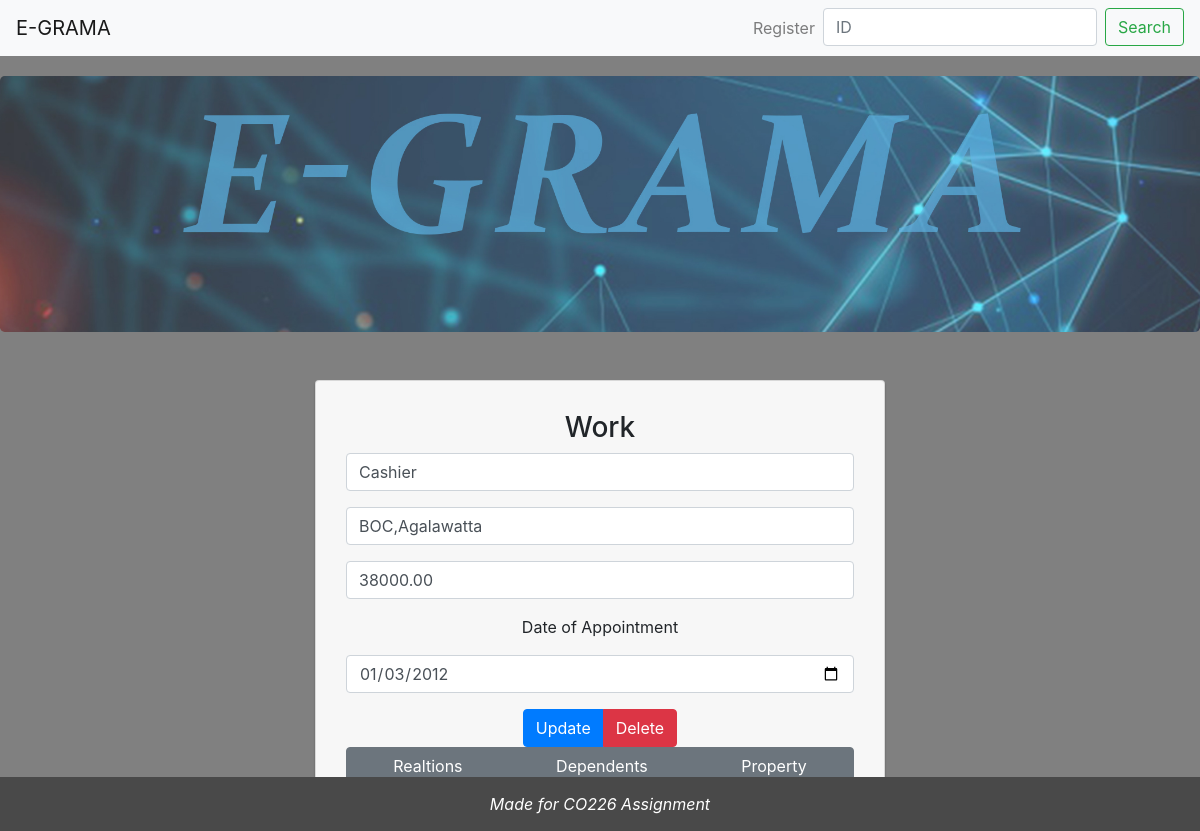
Page /work.php?id=882456361V on the committed database.
### tables this page shows
CREATE TABLE `tbl_works` (
  `ID` char(12) NOT NULL,
  `POST` varchar(10) NOT NULL,
  `ADDRESS` varchar(40) NOT NULL,
  `SALARY` decimal(10,2) NOT NULL,
  `DOA` date NOT NULL COMMENT 'Date of appointment',
  PRIMARY KEY (`ID`(5)),
  KEY `tbl_works_ibfk_1` (`ID`),
  CONSTRAINT `tbl_works_ibfk_1` FOREIGN KEY (`ID`) REFERENCES `tbl_person` (`ID`) ON DELETE CASCADE ON UPDATE CASCADE
);

### processWork.php (called while the page is built, shortened)
<?php require_once 'connection.php'; ?>
<?php
    if(isset($_GET['id'])){
        $id = $_GET['id'];
        $result = $mysqli->query("SELECT * FROM tbl_works WHERE id='$id'") or die($mysqli->error);
        if(mysqli_num_rows($result) == 1)
        {
            $row = $result->fetch_array();
            $update = true ;
            $post = $row['POST'];
            $salary = $row['SALARY'];
            $address = $row['ADDRESS'];
            $doa =  $row['DOA'];
        }
    }
?>

### work.php (the view, shortened to what this page needs)
<!DOCTYPE html>
<html lang="en">
<head>
    <link rel="stylesheet" href="./src/css/bootstrap.min.css">
    <link rel="stylesheet" href="./src/css/style.css">
</head>
<body>
    <nav class="navbar navbar-expand-lg navbar-light bg-light">
        <a class="navbar-brand" href="index.php">E-GRAMA</a>
        <div class="collapse navbar-collapse text-right" id="navbarSupportedContent">
          <ul class="navbar-nav  ml-auto">
            <li class="nav-item ">
            <a class="nav-link " href="person.php?add=new">Register</a>
            </li>
            <li class="nav-item">
                <form action="person.php" method="GET" class="form-inline">
                <input class="form-control mr-sm-2" name="edit" type="search" placeholder="ID" aria-label="Search">
                <button class="btn btn-outline-success my-2 my-sm-0" type="submit" >Search</button>
                </form>
            </li>
          </ul>
        </div>
      </nav>
    <div class="img-responsive jumbotron">
    </div>
    <div class="container-fluid">
        <div class="row mt-5">
            <div class="col-md-6 m-auto">
                <div class="card card-body text-center form">
                    <?php require_once 'processWork.php'; ?>
                    <form action="processWork.php" method="post">
                        <h3 class="text-center">Work</h3>
                        <div class="form-group">
                            <input type="text" name="post" value="<?php echo $post; ?>" class="form-control" placeholder="Position" required="required" maxlength="10">
                        </div>
                        <div class="form-group">
                            <input type="text" name="address" value="<?php echo $address; ?>" class="form-control" placeholder="Address" required="required" maxlength="40">
                        </div>
                        <div class="form-group">
                        <input type="number" step=0.01 name="salary" value="<?php echo $salary; ?>" class="form-control" placeholder="Salary in LKR" required="required" maxlength="">
                        </div>
                        <p class="birth">Date of Appointment</p>
                        <div class="form-group">
                        <input type="date" name="doa" value="<?php echo $doa; ?>" class="form-control" placeholder="Date of Appointment" required="required maxlength="">
                        </div>
                        <div class="btn-group" role="group" aria-label="Basic example">
                            <?php if($update == true) : ?>
                            <button type="submit" class="btn btn-md btn-primary btn-block" name="update">Update</button>
                            <a href="processWork.php?delete=<?php echo $id; ?>" class="btn btn-danger">Delete</a>
                            <?php
                            else: ?>
                            <button type="submit" class="btn btn-md btn-primary btn-block" name="save">Add</button>
                            <?php
                            endif; ?>
                        </div>
                    </form>
                    <div class="btn-group" role="group" aria-label="Basic example">
                    <a href="relations.php?id=<?php echo $id; ?>" class="btn  btn-md  btn-secondary">Realtions</a>
                    <a href="dependent.php?id=<?php echo $id; ?>" class="btn  btn-md  btn-secondary">Dependents</a>
                    <a href="property.php?id=<?php echo $id; ?>" class="btn  btn-md  btn-secondary">Property</a>
                    </div>
                </div>
            </div>
        </div>
    </div>
    <footer>
        <div class="text-center">Made for CO226 Assignment</div>
    </footer>
</body>
</html>

### src/css/style.css (style rules this page uses)
body { background-color: gray; }
.jumbotron { margin-top:20px; width:100% ; height:10% ; background-image: url("../img/cover.jpg"); background-size:cover; }
@media (min-width: 576px) { .jumbotron { padding: 8rem 8rem; } }
footer { position: fixed; bottom : 0; width:100%; color: white ; font-style: italic; background-color: #494949 ; border: 0 ; padding: 15px ; }
.form { margin-bottom: 15px; background: #f7f7f7; box-shadow: 0px 2px 2px rgba(0, 0, 0, 0.3); padding: 30px; }
nav { background: rgb(248, 244, 244); }

### rows in the picture
tbl_works: post "Cashier", address "BOC,Agalawatta", salary "38000.00", doa "01/03/2012"
